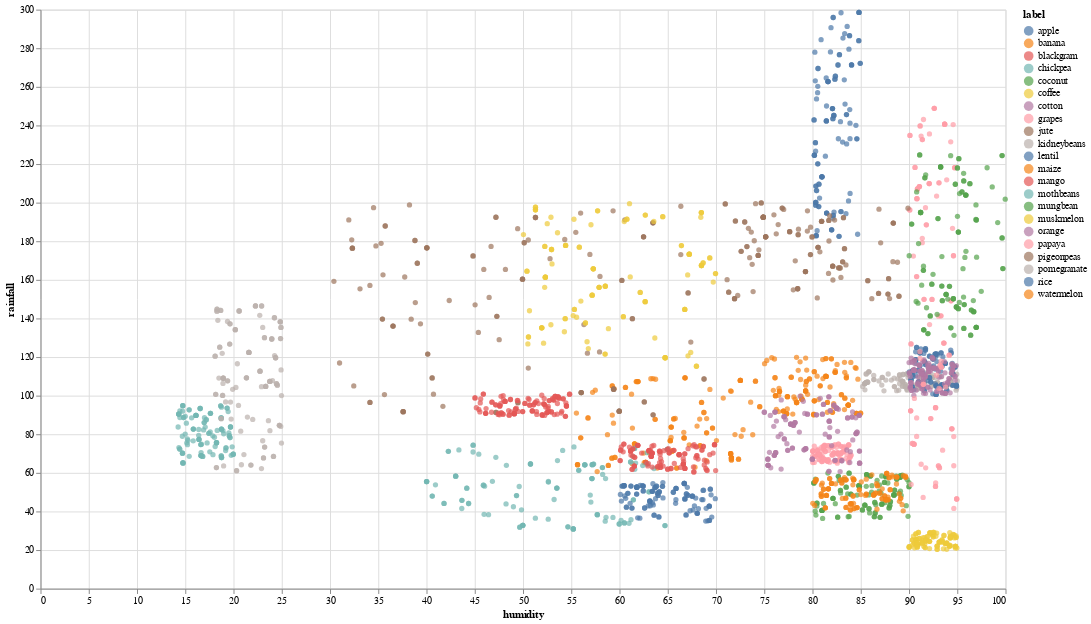

The notebook cell saved with this chart:
### Code cell
chart = alt.Chart(new_df).mark_circle().encode(
    x='humidity',
    y='rainfall',
    color='label'  # Add color encoding based on 'label' column
).properties(
    width=1000,  # Adjust width as needed
    height=600  # Adjust height as needed)
)
chart

### Figure 1 — Vega-Lite specification as saved in the notebook (floating-point values rounded to 4 significant figures; data arrays with more than 128 entries replaced by an {"elided": "..."} marker saying what was removed)
{"config": {"view": {"continuousWidth": 400, "continuousHeight": 300}}, "data": {"name": "data-274404fcdfbd20b12ae1a251d5d6bb98"}, "mark": "circle", "encoding": {"color": {"field": "label", "type": "nominal"}, "x": {"field": "humidity", "type": "quantitative"}, "y": {"field": "rainfall", "type": "quantitative"}}, "height": 600, "width": 1000, "$schema": "https://vega.github.io/schema/vega-lite/v4.17.0.json", "datasets": {"data-274404fcdfbd20b12ae1a251d5d6bb98": {"elided": "2640 records"}}}
